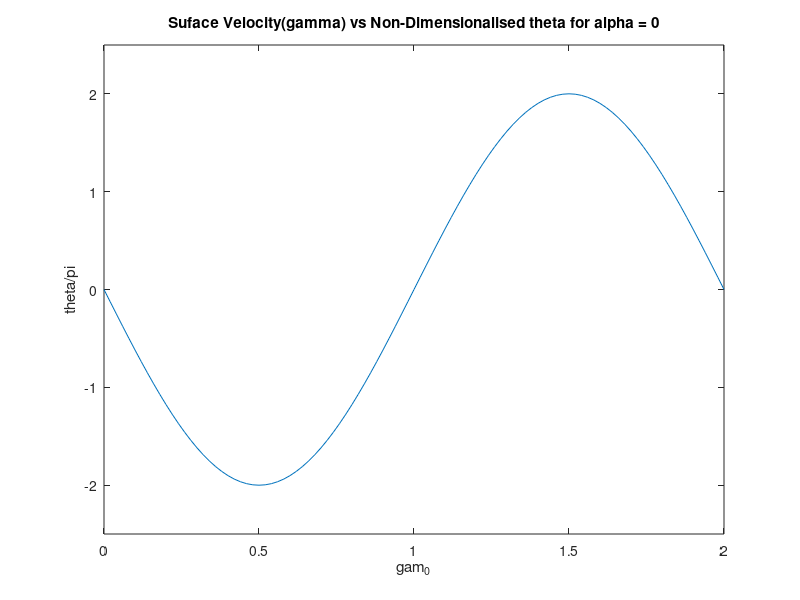
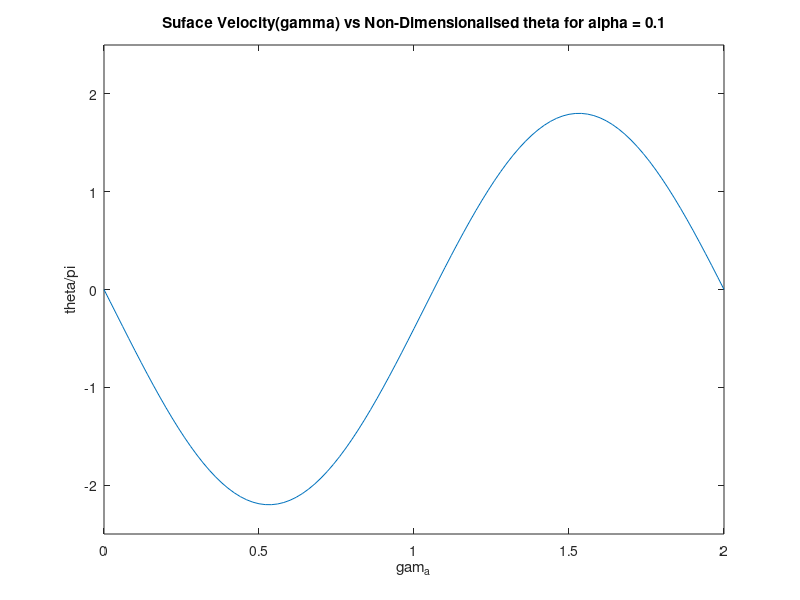

The MATLAB source for these figures, in order:
nv = 100;
nx = 51;
ny = 41;
c1 = -1.75:0.25:1.75;
xa = 4.1;
xb = 2.2;
ya = 1.3;
yb = 2.9;
xmin = -2.5;
xmax = 2.5;
ymin = -2;
ymax = 2;
alpha = 0.1;

np = 100;
theta = (0:np) * 2 * pi / np;
xs = cos(theta); % x-coordinates of panel endpoints
ys = sin(theta); % y-coordinates of panel endpoints

function [infa, infb] = refpaninf(del, X, Yin)
    
    if abs(Yin) < 1e-5
        Y = 1e-5;
    else
        Y = Yin;
    end
    
    % Calculating I0
    I0 = -(1 / (4 * pi)) * ( ...
        X*log(X^2 + Y^2) - ...
        (X-del)*log((X-del)^2 + Y^2) - ...
        2*del + ...
        2*Y*(atan(X/Y) - atan((X - del) / Y)) );
    
    % Calculating I1
    I1 = 1/(8 * pi) * ((X^2 + Y^2) * log(X^2 + Y^2) ...
        - ((X - del)^2 + Y^2) * log((X - del)^2 + Y^2) ...
        - 2 * X * del + del^2);
    
    % Influence coefficient fa
    infa = (I0*(1-(X/del)) - (I1/del));
    
    % Influence coefficient fb
    infb = (I0*(X/del) + (I1/del));

end

function [infa, infb] = panelinf(xa, ya, xb, yb, x, y)
    % Vector from A to B
    dx = xb - xa;
    dy = yb - ya;
    L = sqrt(dx^2 + dy^2); % Panel length
    
    % Unit tangent and normal vectors
    t = [dx, dy] / L;
    n = [-dy, dx] / L; % Rotate tangent vector 90 degrees CCW
    
    % Vector from A to field point
    rx = x - xa;
    ry = y - ya;
    
    % Transform field point to panel coordinates
    X = rx * t(1) + ry * t(2);
    Y = rx * n(1) + ry * n(2);
    
    [infa,infb] = refpaninf(L,X,Y);

end

function lhsmat = build_lhs(xs,ys)
    np = length(xs) - 1;
    psip = zeros(np,np+1); %Initialise matrix to reduce computation times

    for i=1:np
        for j=1:np+1
            if j == 1
                [infa,infb] = panelinf(xs(j),ys(j),xs(j+1),ys(j+1),xs(i),ys(i));
                psip(i,j) = infa;

            elseif j == np+1 %Accounts for index out of bounds
                [infa1,infb1] = panelinf(xs(j-1),ys(j-1),xs(j),ys(j),xs(i),ys(i));
                psip(i,j) = infb1;
            else
                [infa,infb] = panelinf(xs(j),ys(j),xs(j+1),ys(j+1),xs(i),ys(i));
                [infa1,infb1] = panelinf(xs(j-1),ys(j-1),xs(j),ys(j),xs(i),ys(i));
                psip(i,j) = infa + infb1;
            end
        end 
    end %Looping over all the points around the cylinder measuring the contribution from each`point vortex onto one single point of the cylinder

    %Kutta Condition

    lhsmat = zeros(np+1,np+1);
    lhsmat(1, [1:3,np-1:np]) = [2, -2, 1, -1, 2];
    lhsmat(np+1,[2:3,np-1:np+1]) = [-2, 1, -1, 2, -2];

    for i=2:np
        for j=1:np+1
            lhsmat(i,j) = psip(i,j) - psip(i-1,j);
        end
    end %Set our lhs matrix to the difference of the streamfunctions contribution due to the pannels of two consecutive points
end

function rhsvec = build_rhs(xs,ys,alpha)
    %build_rhs Obtains the rhs the Streamfunction and gamma equation
    
    np = length(xs) - 1; %Number of panels we are dividing the cylinder into
    rhsvec = zeros(np+1,1); %Initialise the vector to reduce computation times
    psi = zeros(np+1,1);
    
    for i = 1:np+1
        psi(i) = ys(i)*cos(alpha) - xs(i)*sin(alpha); %Free stream contribution to the streamfunction
    end

    for i = 2:np
        rhsvec(i) = psi(i-1) - psi(i); %The rhs of our equation will be the difference between the free stream contributions between two consecutive points
    end
end

A = zeros(np+1,np+1);
b_0 = zeros(np+1,1);
b_a = zeros(np+1,1);

A = build_lhs(xs,ys);
b_0 = build_rhs(xs,ys,0);
b_a = build_rhs(xs,ys,alpha);

gam_0 = A\b_0;
gam_a = A\b_a;

circulation_0 = 0;
circulation_a = 0;

L = 2*pi/(np);

for i = 1:np+1
    circulation_0 = circulation_0 + gam_0(i)*L;
    circulation_a = circulation_a + gam_a(i)*L;
end

% Plot psi
figure(1)
plot(theta/pi,gam_0)
xlabel('gam_0'), ylabel('theta/pi')
title('Suface Velocity(gamma) vs Non-Dimensionalised theta for alpha = 0')
axis ([0 2 -2.5 2.5])

% Plot psi
figure(2)
plot(theta/pi,gam_a)
xlabel('gam_a'), ylabel('theta/pi')
title('Suface Velocity(gamma) vs Non-Dimensionalised theta for alpha = 0.1')
axis ([0 2 -2.5 2.5])